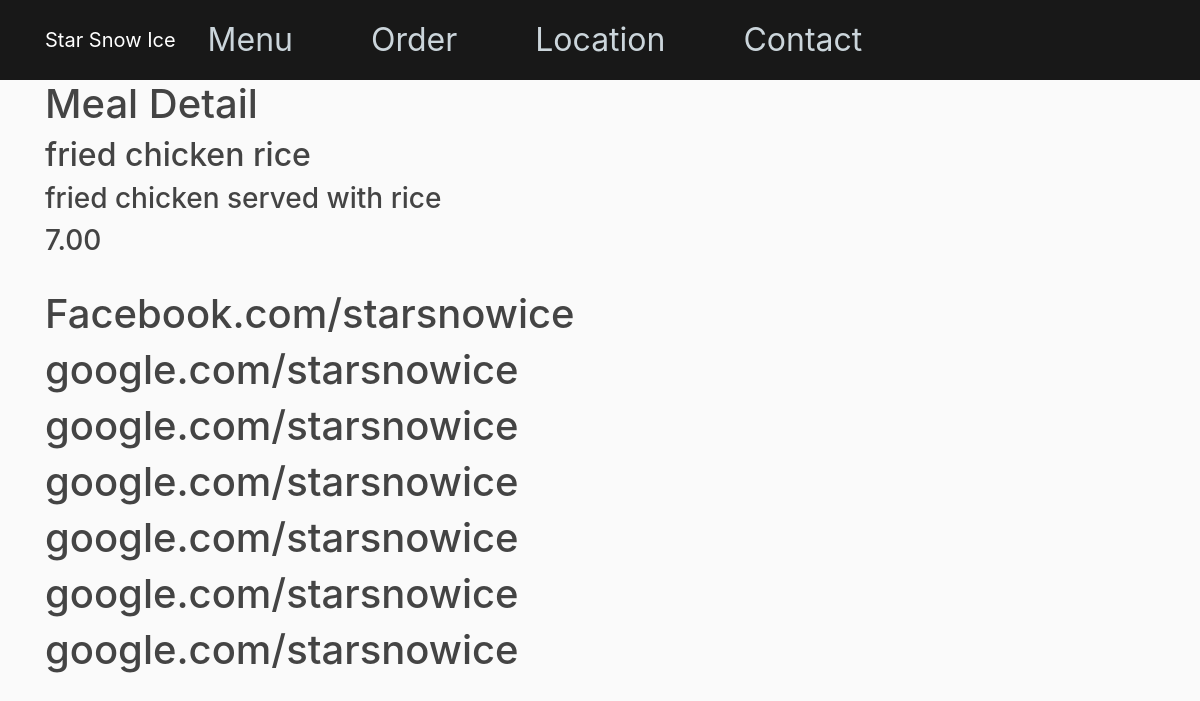
Page /meals/fried-chicken-rice on the committed database.
### meals/models.py (models this page shows, shortened)
class Meals(models.Model):
    name = models.CharField(max_length=50)
    description = models.TextField(max_length = 500)
    price = models.DecimalField(max_digits=5, decimal_places = 2)
    image = models.ImageField(upload_to = 'meals/')
    slug = models.SlugField(blank=True, null=True)
    def __str__(self):
        return self.name
    class Meta:
        verbose_name = 'meal'
        verbose_name_plural = 'meals'

### meals/views.py (the view)
# urls.py: path('meals/<slug:slug>',views.meal_detail, name='meal_detail')
def meal_detail(request,slug):
    meal_detail = Meals.objects.get(slug = slug)
    context = {'meal_detail':meal_detail}
    return render(request, 'Meals/detail.html', context)

### meals/templates/Meals/detail.html (shortened to what this page needs)
{% extends "design/base.html" %}
{% block content %}
    <h1> Meal Detail</h1>
    <h2>{{meal_detail}}</h2>
    <h3>{{meal_detail.description}}</h3>
    <h3>{{meal_detail.price}}</h3>
{% endblock content%}

### meals/static/meals/main.css (style rules this page uses)
body { background: #fafafa; color: #333333; margin-top: 5rem; }
h1, h2, h3, h4, h5, h6 { color: #444444; }

### rows in the picture
Meals: name "fried chicken rice", description "fried chicken served with rice", price "7.00"
